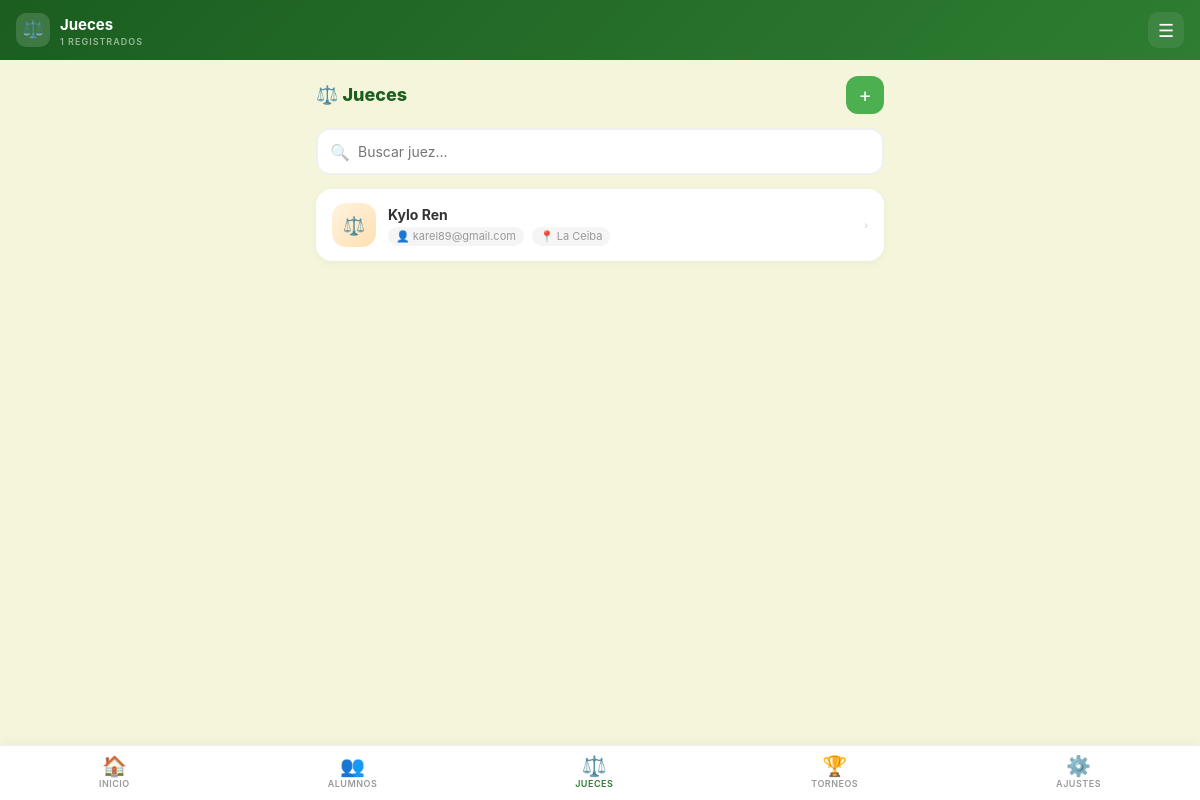
The app's page /jueces (signed in) with its own data.
### tables this page shows
CREATE TABLE `jueces` (
  `id` int(11) NOT NULL,
  `nombre` varchar(200) NOT NULL,
  `apellido` varchar(200) NOT NULL,
  `telefono` varchar(100) NOT NULL,
  `ciudad` varchar(100) NOT NULL,
  `user` varchar(100) NOT NULL,
  `pass` varchar(255) NOT NULL,
  `level` int(11) NOT NULL DEFAULT 2,
  `id_escuela` int(11) DEFAULT NULL
);

### app/Controllers/JuezController.php (called while the page is built, shortened)
<?php
class JuezController extends Controller
{
    public function index(): void
    {
        $id = $_SESSION['escuela_id'];
        $escuela = \App\Models\Escuela::find($id);
        $jueces = Juez::listarPorEscuela($id);
        $this->view('jueces/index', [
            'escuela' => $escuela,
            'jueces' => $jueces,
        ]);
    }
}

### index.php (called while the page is built, shortened)
<?php
require_once __DIR__ . '/app/init.php';
$router = new Router();
$router->get('/', function () {
    session_start();
    if (!empty($_SESSION['escuela_id'])) {
        $dest = ($_SESSION['user_level'] ?? 1) == 2 ? '/evaluacion' : '/dashboard';
        header('Location: ' . base_url($dest));
    } else {
        header('Location: ' . base_url('/login'));
    }
    exit;
});
$router->get('/login', [AuthController::class, 'loginView']);
$router->post('/login', [AuthController::class, 'login']);
$router->get('/logout', [AuthController::class, 'logout']);
$router->get('/registro', [AuthController::class, 'registroView']);
$router->post('/registro', [AuthController::class, 'registro']);
$router->get('/dashboard', [DashboardController::class, 'index']);
$router->get('/escuela', [EscuelaController::class, 'index']);
$router->post('/escuela/editar', [EscuelaController::class, 'editar']);
$router->get('/participantes', [ParticipanteController::class, 'index']);
$router->get('/participantes/listar', [ParticipanteController::class, 'listar']);
$router->get('/participantes/obtener', [ParticipanteController::class, 'obtener']);
$router->post('/participantes/guardar', [ParticipanteController::class, 'guardar']);
$router->post('/participantes/actualizar', [ParticipanteController::class, 'actualizar']);
$router->post('/participantes/eliminar', [ParticipanteController::class, 'eliminar']);
$router->get('/jueces', [JuezController::class, 'index']);
$router->get('/jueces/listar', [JuezController::class, 'listar']);
$router->get('/jueces/obtener', [JuezController::class, 'obtener']);
$router->post('/jueces/guardar', [JuezController::class, 'guardar']);
$router->post('/jueces/actualizar', [JuezController::class, 'actualizar']);
$router->post('/jueces/eliminar', [JuezController::class, 'eliminar']);
$router->get('/torneos', [TorneoController::class, 'index']);
$router->get('/torneos/listar', [TorneoController::class, 'listar']);
$router->get('/torneos/obtener', [TorneoController::class, 'obtener']);
$router->post('/torneos/guardar', [TorneoController::class, 'guardar']);
$router->post('/torneos/actualizar', [TorneoController::class, 'actualizar']);
$router->post('/torneos/eliminar', [TorneoController::class, 'eliminar']);
$router->post('/torneos/unirse', [TorneoController::class, 'unirse']);
$router->get('/torneos/detalle', [TorneoController::class, 'detalle']);
$router->get('/torneos/participantes', [TorneoController::class, 'participantes']);
$router->post('/torneos/agregar-participante', [TorneoController::class, 'agregarParticipante']);
$router->post('/torneos/remover-participante', [TorneoController::class, 'removerParticipante']);
$router->post('/torneos/invitar-escuela', [TorneoController::class, 'invitarEscuela']);
$router->get('/torneos/listar-escuelas', [TorneoController::class, 'listarEscuelas']);
$router->get('/torneos/jueces', [TorneoController::class, 'jueces']);
$router->post('/torneos/agregar-juez', [TorneoController::class, 'agregarJuez']);
$router->post('/torneos/remover-juez', [TorneoController::class, 'removerJuez']);
$router->post('/torneos/salir', [TorneoController::class, 'salir']);
$router->post('/torneos/iniciar', [TorneoController::class, 'iniciar']);
$router->post('/torneos/finalizar', [TorneoController::class, 'finalizar']);
$router->post('/torneos/toggle-estado', [TorneoController::class, 'toggleEstado']);
$router->get('/torneos/categorias', [TorneoController::class, 'categorias']);
$router->post('/torneos/guardar-categoria', [TorneoController::class, 'guardarCategoria']);
$router->post('/torneos/actualizar-categoria', [TorneoController::class, 'actualizarCategoria']);
$router->post('/torneos/eliminar-categoria', [TorneoController::class, 'eliminarCategoria']);
$router->get('/torneos/puntajes', [TorneoController::class, 'puntajes']);
$router->get('/scoreboard', [TorneoController::class, 'scoreboard']);
$router->get('/evaluacion', [EvaluacionController::class, 'index']);
$router->get('/evaluacion/torneo', [EvaluacionController::class, 'torneo']);
$router->post('/evaluacion/guardar', [EvaluacionController::class, 'guardarPuntaje']);
$uri = $_SERVER['REQUEST_URI'];
$method = $_SERVER['REQUEST_METHOD'];
$router->dispatch($uri, $method);

### app/Models/Juez.php (called while the page is built, shortened)
<?php
class Juez extends Model
{
    public static function listarPorEscuela(int $idEscuela): array
    {
        $db = self::db();
        $stmt = $db->prepare("SELECT id, nombre, apellido, user, ciudad FROM jueces WHERE id_escuela=? ORDER BY apellido, nombre");
        $stmt->bind_param('i', $idEscuela);
        $stmt->execute();
        return $stmt->get_result()->fetch_all(MYSQLI_ASSOC);
    }
}

### app/init.php (called while the page is built, shortened)
<?php
function base_url($path = '') {
    $protocol = (!empty($_SERVER['HTTPS']) && $_SERVER['HTTPS'] !== 'off') ? 'https' : 'http';
    $host = $_SERVER['HTTP_HOST'] ?? 'localhost';
    return $protocol . '://' . $host . BASE_PATH . '/' . ltrim($path, '/');
}

### views/jueces/index.php (the view, shortened to what this page needs)
<!DOCTYPE html>
<html lang="es">
<head>
    <link href="https://cdn.jsdelivr.net/npm/bootstrap@5.3.3/dist/css/bootstrap.min.css" rel="stylesheet">
</head>
<body>
<div class="topbar">
    <div class="topbar-brand">
        <div class="avatar">⚖️</div>
        <div><div class="name">Jueces</div><div class="sub"><?= count($jueces) ?> registrados</div></div>
    </div>
    <div><button class="topbar-btn" onclick="abrirMenu()">☰</button></div>
</div>
<div class="content">
    <div class="section-header">
        <h2>⚖️ Jueces</h2>
        <button class="btn-add" onclick="abrirModal()">+</button>
    </div>
    <div class="search-box">
        <span class="sicon">🔍</span>
        <input type="text" id="searchInput" placeholder="Buscar juez..." oninput="filtrar()">
    </div>
    <div id="listaContainer">
        <?php if (empty($jueces)): ?>
            <div class="empty-state">
                <div class="ei">⚖️</div>
                <p>No hay jueces registrados.<br>Toca + para agregar el primero.</p>
            </div>
        <?php else: ?>
            <?php foreach ($jueces as $j): ?>
                <div class="item-card" onclick="editar(<?= $j['id'] ?>)" data-search="<?= htmlspecialchars(strtolower($j['nombre'].' '.$j['apellido'].' '.$j['user'])) ?>">
                    <div class="item-avatar">⚖️</div>
                    <div class="item-info">
                        <div class="item-name"><?= htmlspecialchars($j['nombre'].' '.$j['apellido']) ?></div>
                        <div class="item-meta">
                            <span>👤 <?= htmlspecialchars($j['user']) ?></span>
                            <?php if ($j['ciudad']): ?><span>📍 <?= htmlspecialchars($j['ciudad']) ?></span><?php endif; ?>
                        </div>
                    </div>
                    <div style="color:#ccc;font-size:10px;">›</div>
                </div>
            <?php endforeach; ?>
        <?php endif; ?>
    </div>
</div>
<div class="bottombar">
    <button class="nav-item" onclick="location.href='<?= base_url('/dashboard') ?>'"><span class="bi">🏠</span><span class="bl">Inicio</span></button>
    <button class="nav-item" onclick="location.href='<?= base_url('/participantes') ?>'"><span class="bi">👥</span><span class="bl">Alumnos</span></button>
    <button class="nav-item active"><span class="bi">⚖️</span><span class="bl">Jueces</span></button>
    <button class="nav-item" onclick="location.href='<?= base_url('/torneos') ?>'"><span class="bi">🏆</span><span class="bl">Torneos</span></button>
    <button class="nav-item" onclick="location.href='<?= base_url('/escuela') ?>'"><span class="bi">⚙️</span><span class="bl">Ajustes</span></button>
</div>
</body>
</html>

### app/Core/Router.php (shortened to what this page needs)
<?php
class Router
{
    private array $routes = [];
    public function get(string $path, callable|array $handler): void
    {
        $this->routes['GET'][$path] = $handler;
    }
    public function post(string $path, callable|array $handler): void
    {
        $this->routes['POST'][$path] = $handler;
    }
    public function dispatch(string $uri, string $method): void
    {
        $uri = parse_url($uri, PHP_URL_PATH);
        $base = rtrim(BASE_PATH, '/');
        if (str_starts_with($uri, $base)) {
            $uri = substr($uri, strlen($base)) ?: '/';
        }
        $methodRoutes = $this->routes[$method] ?? [];
        foreach ($methodRoutes as $pattern => $handler) {
            $regex = preg_replace('/\{(\w+)\}/', '(?P<$1>[^/]+)', $pattern);
            $regex = '#^' . $regex . '$#';
            if (preg_match($regex, $uri, $matches)) {
                $params = array_filter($matches, 'is_string', ARRAY_FILTER_USE_KEY);
                $this->callHandler($handler, $params);
                return;
            }
        }
    }
    private function callHandler(callable|array $handler, array $params): void
    {
        if (is_array($handler)) {
            [$class, $method] = $handler;
            $controller = new $class();
            $controller->$method(...$params);
        } else {
            $handler($params);
        }
    }
}

### views/jueces/index.php (style rules this page uses)
* { -webkit-tap-highlight-color: transparent; }
body { background: #f5f5dc; font-family: -apple-system, BlinkMacSystemFont, 'Segoe UI', Roboto, sans-serif; min-height: 100vh; min-height: 100dvh; padding-bottom: 72px; }
.topbar { position: sticky; top: 0; z-index: 100; background: linear-gradient(135deg, #1b5e20, #2e7d32); padding: 12px 16px; padding-top: max(12px, env(safe-area-inset-top, 12px)); display: flex; align-items: center; justify-content: space-between; }
.topbar-brand { display: flex; align-items: center; gap: 10px; }
.topbar-brand .avatar { width: 34px; height: 34px; background: rgba(255,255,255,0.15); border-radius: 10px; display: flex; align-items: center; justify-content: center; font-size: 17px; }
.topbar-brand .name { color: #fff; font-size: 15px; font-weight: 700; }
.topbar-brand .sub { color: rgba(255,255,255,0.55); font-size: 9px; font-weight: 600; text-transform: uppercase; letter-spacing: 1px; line-height: 1; margin-top: 1px; }
.topbar-btn { width: 36px; height: 36px; background: rgba(255,255,255,0.08); border: none; border-radius: 10px; color: #fff; font-size: 18px; display: flex; align-items: center; justify-content: center; }
.content { max-width: 600px; margin: 0 auto; padding: 16px; }
.section-header { display: flex; align-items: center; justify-content: space-between; margin-bottom: 14px; }
.section-header h2 { font-size: 18px; font-weight: 800; color: #1b5e20; margin: 0; }
.btn-add { width: 38px; height: 38px; background: #4caf50; border: none; border-radius: 12px; color: #fff; font-size: 20px; display: flex; align-items: center; justify-content: center; }
.search-box { position: relative; margin-bottom: 14px; }
.search-box input { background: #fff; border: 2px solid #f0f0f0; border-radius: 14px; padding: 11px 16px 11px 40px; font-size: 14px; width: 100%; outline: none; }
.search-box .sicon { position: absolute; left: 14px; top: 50%; transform: translateY(-50%); font-size: 16px; opacity: 0.4; }
.item-card { background: #fff; border-radius: 16px; padding: 14px 16px; margin-bottom: 8px; display: flex; align-items: center; gap: 12px; cursor: pointer; box-shadow: 0 2px 8px rgba(0,0,0,0.04); }
.item-avatar { width: 44px; height: 44px; border-radius: 14px; background: linear-gradient(135deg, #fff3e0, #ffe0b2); display: flex; align-items: center; justify-content: center; font-size: 18px; flex-shrink: 0; }
.item-info { flex: 1; min-width: 0; }
.item-name { font-size: 14px; font-weight: 700; color: #333; }
.item-meta { font-size: 11px; color: #999; margin-top: 2px; display: flex; gap: 8px; flex-wrap: wrap; }
.item-meta span { background: #f5f5f5; padding: 1px 8px; border-radius: 20px; }
.bottombar { position: fixed; bottom: 0; left: 0; right: 0; background: #fff; border-top: 1px solid #f0f0f0; padding: 6px 0; padding-bottom: max(6px, env(safe-area-inset-bottom, 6px)); display: flex; justify-content: space-around; z-index: 100; box-shadow: 0 -2px 12px rgba(0,0,0,0.04); }
.bottombar .nav-item { text-decoration: none; display: flex; flex-direction: column; align-items: center; gap: 1px; padding: 4px 12px; border-radius: 12px; border: none; background: none; cursor: pointer; }
.bottombar .bi { font-size: 20px; line-height: 1; }
.bottombar .bl { font-size: 9px; font-weight: 600; color: #999; text-transform: uppercase; letter-spacing: 0.5px; }
.bottombar .nav-item.active .bl { color: #2e7d32; }

### records on screen
jueces: nombre+apellido "Kylo Ren", user "karel89@gmail.com", ciudad "La Ceiba"

### other values on screen
count($jueces) "1"
